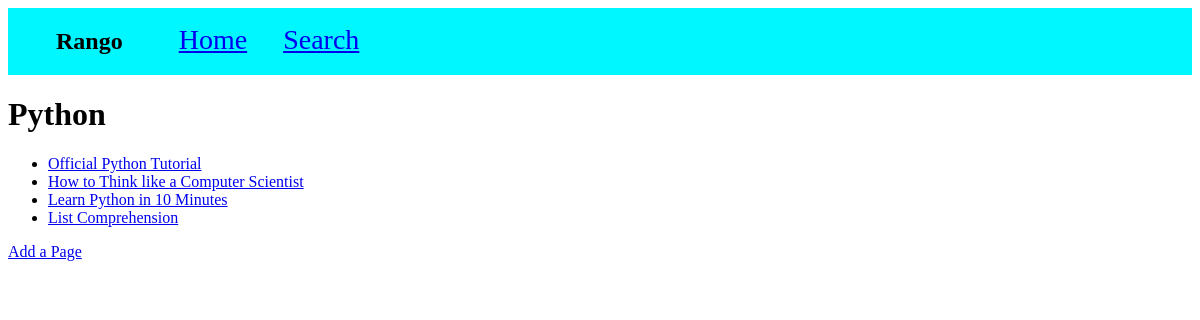
The app's page /rango_app/category/python/ with its own data.
### rango_app/models.py (models this page shows, shortened)
class Category(models.Model):
    name = models.CharField(max_length = 128, unique=True)
    views = models.IntegerField(default=0)
    likes = models.IntegerField(default=0)
    slug = models.SlugField(unique=True)

class Page(models.Model):
    category = models.ForeignKey(Category,on_delete=models.CASCADE)
    title = models.CharField(max_length=128)
    url = models.URLField()
    views = models.IntegerField(default=0)
    class Meta:
        verbose_name_plural = 'Categories'

### rango_app/views.py (the view)
def show_category(request, category_name_slug):
    context_dict = {}
    try:
        category = Category.objects.get(slug=category_name_slug)
        pages= Page.objects.filter(category=category)
        context_dict["pages"]=pages
        context_dict["category"]=category
    except Category.DoesNotExist:
        context_dict["category"]= None
        context_dict["pages"]= None
    return render(request, "rango/category.html", context_dict)

### templates/rango/category.html (shortened to what this page needs)
{% extends 'rango/base.html' %}
{% load staticfiles %}
{% block local_styles %}
    <link rel="stylesheet" href="{{ MEDIA_URL }}category_page.css">
{% endblock %}
{% block content %}
    <div>
        {% if category %}
            <h1>{{ category.name }}</h1>
            {% if pages %}
                <ul>
                    {% for page in pages %}
                        <li><a href="{{ page.url }}">{{ page.title }}</a></li>
                    {% endfor %}
                </ul>
            {% else %}
                <strong>No pages currentlyin category.</strong>
            {% endif %}
            <div>
                <a href="/rango_app/add_page/{{ category.slug }}" class="navbar-link">
                    Add a Page
                </a>
            </div>
        {% else %}
                The specified directory does not exist
        {% endif %}
    </div>
{% endblock %}

### records on screen
Category: name "Python"
Page: title "Official Python Tutorial"
Page: title "How to Think like a Computer Scientist"
Page: title "Learn Python in 10 Minutes"
Page: title "List Comprehension"
